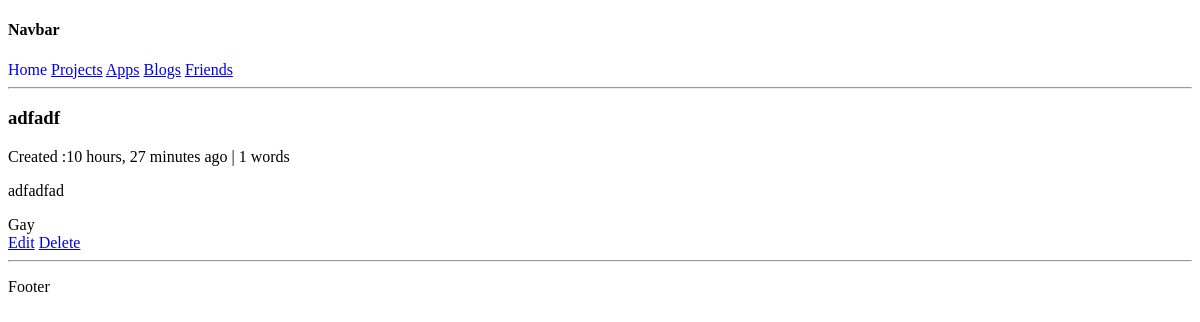
The page /blogs/blog/4 on the database as committed earlier.
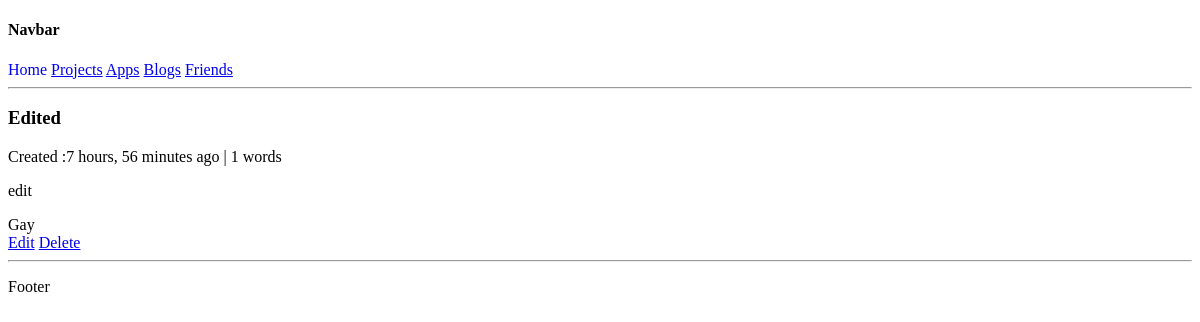
The same page on the database as committed later.
### blogs/models.py (models this page shows, shortened)
class Blogs(models.Model):
	title=models.CharField(max_length=69)
	body=models.TextField()
	topic=models.ManyToManyField(Topic)
	created=models.DateTimeField(auto_now=True)

### blogs/views.py (the view)
# urls.py: path('blog/<str:pk>',views.show,name="blog-detail"),
def show(request,pk):
	template="blogs/blog-detail.html"
	blog=Blogs.objects.get(id=pk)
	data={
		'blog':blog
	}
	return render(request,template,data)

### templates/blogs/blog-detail.html
{% extends 'layout.html' %}
{% block yield %}
	<h3>{{blog.title}}</h3>
	<p>Created :{{blog.created | timesince }} ago | {{blog.body | wordcount }} words</p>
	<p>{{blog.body| linebreaks}}</p>
	{% for topic in blog.topic.all %}
	{{topic.name}}
	{% empty %}
	<p>No topics chosen</p>
	{% endfor %}
			<br>
			<a href="{% url 'edit-blog' blog.id %}">Edit</a>
			<a href="{% url 'delete-blog' blog.id %}">Delete</a>
{% endblock %}

Rows that differ between the two databases and show on the page:
changed Blogs: title "adfadf" → "Edited"; created "10 hours, 27 minutes" → "7 hours, 56 minutes"; body "adfadfad" → "edit"
